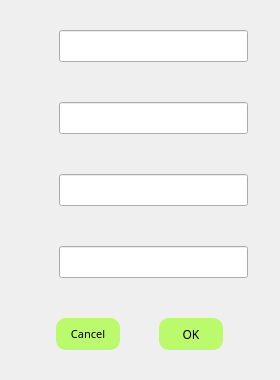
<?xml version="1.0" encoding="UTF-8"?>
<ui version="4.0">
 <class>newUser</class>
 <widget class="QDialog" name="newUser">
  <property name="geometry">
   <rect>
    <x>0</x>
    <y>0</y>
    <width>280</width>
    <height>349</height>
   </rect>
  </property>
  <property name="minimumSize">
   <size>
    <width>280</width>
    <height>0</height>
   </size>
  </property>
  <property name="maximumSize">
   <size>
    <width>280</width>
    <height>16777215</height>
   </size>
  </property>
  <property name="cursor">
   <cursorShape>SizeAllCursor</cursorShape>
  </property>
  <property name="windowTitle">
   <string>New User</string>
  </property>
  <layout class="QHBoxLayout" name="horizontalLayout_10">
   <property name="spacing">
    <number>40</number>
   </property>
   <property name="leftMargin">
    <number>20</number>
   </property>
   <property name="topMargin">
    <number>30</number>
   </property>
   <property name="rightMargin">
    <number>20</number>
   </property>
   <property name="bottomMargin">
    <number>30</number>
   </property>
   <item>
    <layout class="QVBoxLayout" name="verticalLayout">
     <item>
      <layout class="QHBoxLayout" name="horizontalLayout_2" stretch="1,99">
       <property name="spacing">
        <number>0</number>
       </property>
       <property name="rightMargin">
        <number>5</number>
       </property>
       <item>
        <widget class="QPushButton" name="S">
         <property name="minimumSize">
          <size>
           <width>32</width>
           <height>32</height>
          </size>
         </property>
         <property name="maximumSize">
          <size>
           <width>32</width>
           <height>32</height>
          </size>
         </property>
         <property name="cursor">
          <cursorShape>ForbiddenCursor</cursorShape>
         </property>
         <property name="text">
          <string/>
         </property>
         <property name="icon">
          <iconset resource="icon.qrc">
           <normaloff>:/resource/server.svg</normaloff>
           <normalon>:/resource/server.svg</normalon>:/resource/server.svg</iconset>
         </property>
         <property name="iconSize">
          <size>
           <width>32</width>
           <height>32</height>
          </size>
         </property>
         <property name="flat">
          <bool>true</bool>
         </property>
        </widget>
       </item>
       <item>
        <widget class="QLineEdit" name="server_port">
         <property name="minimumSize">
          <size>
           <width>189</width>
           <height>32</height>
          </size>
         </property>
         <property name="maximumSize">
          <size>
           <width>189</width>
           <height>32</height>
          </size>
         </property>
         <property name="font">
          <font>
           <family>JetBrains Mono</family>
           <pointsize>8</pointsize>
          </font>
         </property>
         <property name="maxLength">
          <number>22</number>
         </property>
        </widget>
       </item>
      </layout>
     </item>
     <item>
      <layout class="QHBoxLayout" name="horizontalLayout_3" stretch="1,99">
       <property name="spacing">
        <number>0</number>
       </property>
       <property name="rightMargin">
        <number>5</number>
       </property>
       <item>
        <widget class="QPushButton" name="U">
         <property name="minimumSize">
          <size>
           <width>32</width>
           <height>32</height>
          </size>
         </property>
         <property name="maximumSize">
          <size>
           <width>32</width>
           <height>32</height>
          </size>
         </property>
         <property name="cursor">
          <cursorShape>ForbiddenCursor</cursorShape>
         </property>
         <property name="text">
          <string/>
         </property>
         <property name="icon">
          <iconset resource="icon.qrc">
           <normaloff>:/resource/user.svg</normaloff>:/resource/user.svg</iconset>
         </property>
         <property name="iconSize">
          <size>
           <width>32</width>
           <height>32</height>
          </size>
         </property>
         <property name="flat">
          <bool>true</bool>
         </property>
        </widget>
       </item>
       <item>
        <widget class="QLineEdit" name="username">
         <property name="minimumSize">
          <size>
           <width>189</width>
           <height>32</height>
          </size>
         </property>
         <property name="maximumSize">
          <size>
           <width>189</width>
           <height>32</height>
          </size>
         </property>
         <property name="font">
          <font>
           <family>JetBrains Mono</family>
           <pointsize>8</pointsize>
          </font>
         </property>
         <property name="maxLength">
          <number>8</number>
         </property>
        </widget>
       </item>
      </layout>
     </item>
     <item>
      <layout class="QHBoxLayout" name="horizontalLayout_4" stretch="1,99">
       <property name="spacing">
        <number>0</number>
       </property>
       <property name="rightMargin">
        <number>5</number>
       </property>
       <item>
        <widget class="QPushButton" name="P1">
         <property name="minimumSize">
          <size>
           <width>32</width>
           <height>32</height>
          </size>
         </property>
         <property name="maximumSize">
          <size>
           <width>32</width>
           <height>32</height>
          </size>
         </property>
         <property name="cursor">
          <cursorShape>ForbiddenCursor</cursorShape>
         </property>
         <property name="text">
          <string/>
         </property>
         <property name="icon">
          <iconset resource="icon.qrc">
           <normaloff>:/resource/passwd.svg</normaloff>:/resource/passwd.svg</iconset>
         </property>
         <property name="iconSize">
          <size>
           <width>32</width>
           <height>32</height>
          </size>
         </property>
         <property name="flat">
          <bool>true</bool>
         </property>
        </widget>
       </item>
       <item>
        <widget class="QLineEdit" name="passwd">
         <property name="minimumSize">
          <size>
           <width>189</width>
           <height>32</height>
          </size>
         </property>
         <property name="maximumSize">
          <size>
           <width>189</width>
           <height>32</height>
          </size>
         </property>
         <property name="font">
          <font>
           <family>JetBrains Mono</family>
           <pointsize>8</pointsize>
          </font>
         </property>
         <property name="maxLength">
          <number>12</number>
         </property>
         <property name="echoMode">
          <enum>QLineEdit::Password</enum>
         </property>
        </widget>
       </item>
      </layout>
     </item>
     <item>
      <layout class="QHBoxLayout" name="horizontalLayout_5" stretch="1,99">
       <property name="spacing">
        <number>0</number>
       </property>
       <property name="rightMargin">
        <number>5</number>
       </property>
       <item>
        <widget class="QPushButton" name="P2">
         <property name="minimumSize">
          <size>
           <width>32</width>
           <height>32</height>
          </size>
         </property>
         <property name="maximumSize">
          <size>
           <width>32</width>
           <height>32</height>
          </size>
         </property>
         <property name="cursor">
          <cursorShape>ForbiddenCursor</cursorShape>
         </property>
         <property name="text">
          <string/>
         </property>
         <property name="icon">
          <iconset resource="icon.qrc">
           <normaloff>:/resource/passwd.svg</normaloff>:/resource/passwd.svg</iconset>
         </property>
         <property name="iconSize">
          <size>
           <width>32</width>
           <height>32</height>
          </size>
         </property>
         <property name="flat">
          <bool>true</bool>
         </property>
        </widget>
       </item>
       <item>
        <widget class="QLineEdit" name="repasswd">
         <property name="minimumSize">
          <size>
           <width>189</width>
           <height>32</height>
          </size>
         </property>
         <property name="maximumSize">
          <size>
           <width>189</width>
           <height>32</height>
          </size>
         </property>
         <property name="font">
          <font>
           <family>JetBrains Mono</family>
           <pointsize>8</pointsize>
          </font>
         </property>
         <property name="maxLength">
          <number>12</number>
         </property>
         <property name="echoMode">
          <enum>QLineEdit::Password</enum>
         </property>
        </widget>
       </item>
      </layout>
     </item>
     <item>
      <layout class="QHBoxLayout" name="horizontalLayout">
       <property name="spacing">
        <number>10</number>
       </property>
       <item>
        <widget class="QPushButton" name="cancel">
         <property name="minimumSize">
          <size>
           <width>64</width>
           <height>32</height>
          </size>
         </property>
         <property name="maximumSize">
          <size>
           <width>64</width>
           <height>32</height>
          </size>
         </property>
         <property name="font">
          <font>
           <family>JetBrains Mono</family>
           <pointsize>8</pointsize>
          </font>
         </property>
         <property name="cursor">
          <cursorShape>PointingHandCursor</cursorShape>
         </property>
         <property name="styleSheet">
          <string notr="true">border-radius:10px;
background-color: rgb(188, 250, 109);</string>
         </property>
         <property name="text">
          <string>Cancel</string>
         </property>
        </widget>
       </item>
       <item>
        <widget class="QPushButton" name="ok">
         <property name="minimumSize">
          <size>
           <width>64</width>
           <height>32</height>
          </size>
         </property>
         <property name="maximumSize">
          <size>
           <width>64</width>
           <height>32</height>
          </size>
         </property>
         <property name="font">
          <font>
           <family>JetBrains Mono</family>
          </font>
         </property>
         <property name="cursor">
          <cursorShape>PointingHandCursor</cursorShape>
         </property>
         <property name="styleSheet">
          <string notr="true">border-radius:10px;
background-color: rgb(188, 250, 109);</string>
         </property>
         <property name="text">
          <string>OK</string>
         </property>
        </widget>
       </item>
      </layout>
     </item>
    </layout>
   </item>
  </layout>
 </widget>
 <resources>
  <include location="icon.qrc"/>
 </resources>
 <connections/>
</ui>
